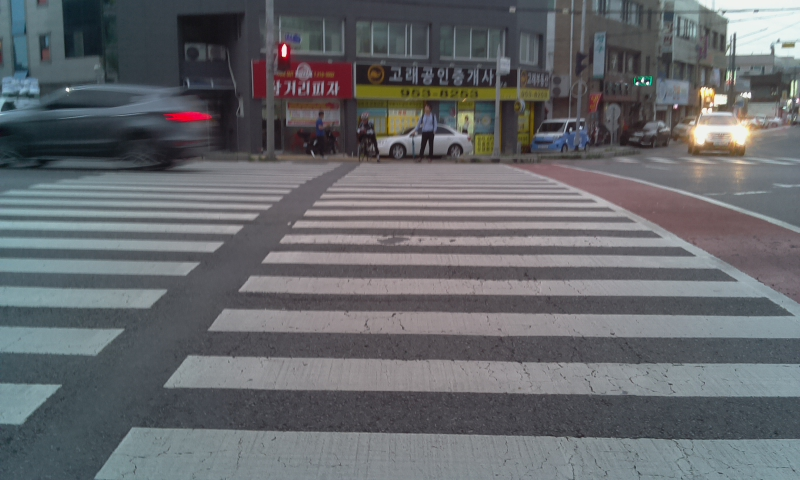
#> input picture ipynb/test/0.jpg, 800 x 480 px, given in place of the camera
$ jupyter execute crosswalk.ipynb   (older library calls are emulated)
#> lines starting #> are read from the running program, lines starting #| are printed output that depends on the picture; after the words box and inside, x2 and y2 are one past the last pixel; in counts of white or black regions, pixels touching at a corner belong together
[cell 1]
import numpy as np
import cv2
from sklearn import linear_model, datasets
# import matplotlib.pyplot as plt
# import matplotlib.image as mpimg


#get a line from a point and unit vectors
def lineCalc(vx, vy, x0, y0):
    '''scale = 10
    x1 = x0+scale*vx
    y1 = y0+scale*vy
    m = (y1-y0)/(x1-x0)
    b = y1-m*x1 '''

    m = vy / vx
    b = y0 - m * x0

    return m,b

#vanishing point - cramer's rule
def lineIntersect(m1,b1, m2,b2) :
    #a1*x+b1*y=c1
    #a2*x+b2*y=c2
    #convert to cramer's system
    a_1 = -m1
    b_1 = 1
    c_1 = b1


    a_2 = -m2
    b_2 = 1
    c_2 = b2


    d = a_1*b_2 - a_2*b_1 #determinant
    dx = c_1*b_2 - c_2*b_1
    dy = a_1*c_2 - a_2*c_1


    intersectionX = dx/d
    intersectionY = dy/d
    return intersectionX,intersectionY

#select Rifgt or Left
def selectLR(bxLeft, byLeft, bxRight, byRight):

    #bxLeft, byLeft select
    avg_xL = np.sum(bxLeft) / np.array(bxLeft).size
    avg_xR = np.sum(bxRight) / np.array(bxRight).size
    bxLeft_L = []
    bxLeft_R = []
    bxRight_L = []
    bxRight_R = []


    byLL = []
    byLR = []

    byRL = []
    byRR = []

    # bxLeft 중 왼쪽 횡단보도와 오른쪽 횡단보도 분리
    for x in bxLeft:
        index = bxLeft.index(x)
        if x <= avg_xL:
            bxLeft_L.append(x)
            byLL.append(byLeft[index])
        else:
            bxLeft_R.append(x)
            byLR.append(byLeft[index])


    for y in byLL :
        index = byRight.index(y)
        bxRight_L.append(bxRight[index])
        byRL.append(y)

    for y in byLR :
        index = byRight.index(y)
        bxRight_R.append(bxRight[index])
        byRR.append(y)

    #둘 중 더 많이 잡힌 부분을 선택
    state = ''
    if np.array(bxLeft_L).size <= np.array(bxLeft_R).size :
        state = 'R'
    else:
        state = 'L'


    if state == 'R' :
        n_bxLeft = bxLeft_R
        n_byLeft = byLR
        n_bxRight = bxRight_R
        n_byRight = byRR
    elif state == 'L' :
        n_bxLeft = bxLeft_L
        n_byLeft = byLL
        n_bxRight = bxRight_L
        n_byRight = byRL

    n_bxbyLeftArray = []
    n_bxbyRightArray = []
    index = np.array(n_bxLeft).size
    for i in range(index):
        n_bxbyLeftArray.append([n_bxLeft[i], n_byLeft[i]])

    index = np.array(n_bxRight).size
    for i in range(index):
        n_bxbyRightArray.append([n_bxRight[i], n_byRight[i]])


    return n_bxLeft, n_byLeft, n_bxRight, n_byRight, n_bxbyLeftArray, n_bxbyRightArray


#process a frame
def process(erode):
    try:
        #initialize some variables
        W = 800
        H = 480


        radius = 150 #px
        thresh = 170
        bw_width = 100


        bxLeft = []
        byLeft = []
        bxbyLeftArray = []
        bxbyRightArray = []
        bxRight = []
        byRight = []
        boundedLeft = []
        boundedRight = []


        #프레임에서 흰색 부분만 검출해냄 (170,170,170) ~ (255, 255, 255)
        #2. erode the frame


        # contour는 추출해낸 각 흰색 덩어리
        #3. find contours and  draw the green lines on the white strips
        _ , contours,hierarchy = cv2.findContours(erode,cv2.RETR_TREE,cv2.CHAIN_APPROX_NONE )
        for i in contours:
            bx,by,bw,bh = cv2.boundingRect(i) #직사각형 모양으로 contour의 정보를 추출해낸다. bx, by 는 시작점, bw, bh는 각각 가로, 세로의 길이

            if (bw > bw_width):

                cv2.line(erode,(bx,by),(bx+bw,by),(0,255,0),10) # draw the a contour line    #횡단보도의 녹색 선
                bxRight.append(bx+bw) #right line     #녹색 선의 오른쪽 끝점 x좌표
                byRight.append(by) #right line        #녹색 선의 오른쪽 끝점 y좌표
                bxLeft.append(bx) #left line          #녹색 선의 왼쪽 끝점 x좌표
                byLeft.append(by) #left line          #녹색 선의 왼쪽 끝점 y좌표


        bxLeft, byLeft, bxRight, byRight, bxbyLeftArray, bxbyRightArray = selectLR(bxLeft, byLeft, bxRight, byRight)


        #calculate median average for each line
        #medianR = np.median(bxbyRightArray, axis=0) #y축 따라서 중점을 구함
        #medianL = np.median(bxbyLeftArray, axis=0)

        bxbyLeftArray = np.asarray(bxbyLeftArray)
        bxbyRightArray = np.asarray(bxbyRightArray)


        #4. are the points bounded within the median circle?
        for i in bxbyLeftArray:
            #if (((medianL[0] - i[0])**2 + (medianL[1] - i[1])**2) < radius**2) == True: #각 왼쪽점 ~ 왼쪽 중점의 거리가 250 픽셀 이내인가?
            boundedLeft.append(i)


        boundedLeft = np.asarray(boundedLeft)
        #print(num_of_contours)

        for i in bxbyRightArray:
            #if (((medianR[0] - i[0])**2 + (medianR[1] - i[1])**2) < radius**2) == True:
            boundedRight.append(i)

        boundedRight = np.asarray(boundedRight)


        #5. RANSAC Algorithm   # RANdom SAmple Consensus   # http://darkpgmr.tistory.com/61 참고

        #select the points enclosed within the circle (from the last part)
        bxLeft = np.asarray(boundedLeft[:,0])
        byLeft = np.asarray(boundedLeft[:,1])
        bxRight = np.asarray(boundedRight[:,0])
        byRight = np.asarray(boundedRight[:,1])


        #transpose x of the right and the left line
        bxLeftT = np.array([bxLeft]).transpose()
        bxRightT = np.array([bxRight]).transpose()


        #run ransac for LEFT
        model_ransac = linear_model.RANSACRegressor(linear_model.LinearRegression())
        ransacX = model_ransac.fit(bxLeftT, byLeft)
        inlier_maskL = model_ransac.inlier_mask_ #right mask


        #run ransac for RIGHT
        ransacY = model_ransac.fit(bxRightT, byRight)
        inlier_maskR = model_ransac.inlier_mask_ #left mask


        #6. Calcuate the intersection point of the bounding lines
        #unit vector + a point on each line
        vx, vy, x0, y0 = cv2.fitLine(boundedLeft[inlier_maskL],cv2.DIST_L2,0,0.01,0.01)
        vx_R, vy_R, x0_R, y0_R = cv2.fitLine(boundedRight[inlier_maskR],cv2.DIST_L2,0,0.01,0.01)


        #get m*x+b
        m_L,b_L=lineCalc(vx, vy, x0, y0)
        m_R,b_R=lineCalc(vx_R, vy_R, x0_R, y0_R)


        #calculate intersention
        intersectionX,intersectionY = lineIntersect(m_R,b_R,m_L,b_L)

        #8. calculating the direction vector
        POVx = W/2 #camera POV - center of the screen
        POVy = H/2 # camera POV - center of the screen


        Dx = -int(intersectionX-POVx) #regular x,y axis coordinates
        Dy = -int(intersectionY-POVy) #regular x,y axis coordinates


        return Dx,Dy


    except :
        return None, None

def decide_SRL(erode) :
    max_arr = []

    H, W = erode.shape

    for i in range(12) :
        M = cv2.getRotationMatrix2D((W/2, H/2),- 30 + i * 5 * 2, 1)
        dst = cv2.warpAffine(erode, M,(W, H))
        #hist_x = [np.sum(dst[i][:]) for i in range(H)]
        hist_x = np.sum(dst, axis = 1)
        max_value = np.max(hist_x)

        index_ = np.where(hist_x == max_value)[0]
        index = index_[0]
        startC = dst[index][0]

        count = 0
        for n in range(W):
            if startC != dst[index][n] and startC < 100:
                count += 1
                startC = 255
            elif startC != dst[index][n] and startC > 100:
                count += 1
                startC = 0

        if count < 10 :
            max_arr.append([max_value, i])

    if len(max_arr) == 0 :
        return None


    else :
        m = np.max(max_arr)
        for i in range(len(max_arr)):
            if m == max_arr[i][0]:
                angle = - 30 + max_arr[i][1] * 5
                pass

        state = 'S'
        if angle <= -10:
            state = 'L'
        elif angle >= 10:
            state = 'R'
        else :
            state = 'S'

        return state

def detector(img_arr):
    try :
        H, W, _ = img_arr[0].shape

        DxAve = 0
        DyAve = 0
        Dxold = 0
        Dyold = 0
        Dx = []
        Dy = []
        end = False
        state = 'S'
        count = 0
        lower = np.array([130,130,130])
        upper = np.array([255,255,255])
        end_arr = []
        for n in range(len(img_arr)) :

            mask = cv2.inRange(img_arr[n],lower,upper)

            erodeSize = int(H / 30)
            erodeStructure = cv2.getStructuringElement(cv2.MORPH_RECT, (erodeSize,1))
            erode = cv2.erode(mask, erodeStructure, (-1, -1))

            #plt.imshow(erode)
            #plt.show()

            dx, dy = process(erode)

            if dx == None :
                continue

            Dx.append(dx)
            Dy.append(dy)
            DxAve = sum(Dx)/len(Dx)
            DyAve = sum(Dy)/len(Dy)

            if (DyAve > 30) and (abs(DxAve) < 300):
                count += 1


        if count != 0 :
            end = True


        state = decide_SRL(erode)
        return (end, state)
    except :
        return (None, None)

[cell 2]
cam = cv2.VideoCapture(0)

[cell 3]
from time import sleep

[cell 4]
while True:
    imgarr = []
    for n in range(3):
        ret, frame = cam.read()
        imgarr.append(frame)
        sleep(1)
#> this loop made 3 passes
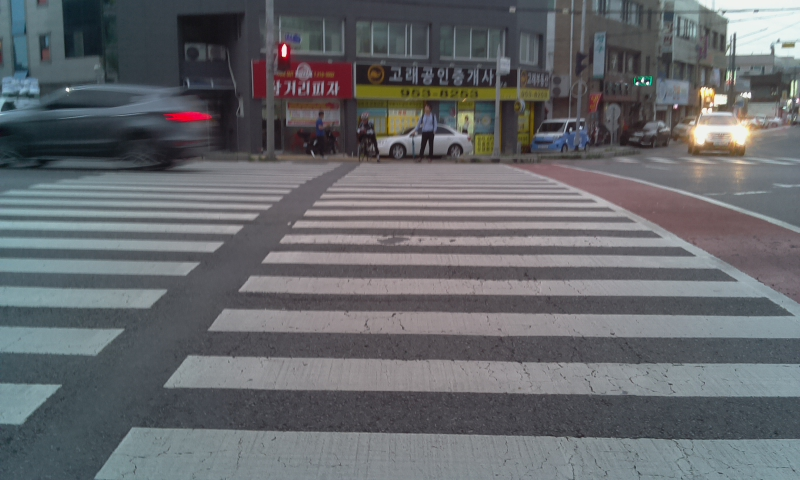
#> input picture ipynb/test/0.jpg, 800 x 480 px, given in place of the camera
#> after the loop, imgarr = 3 items

    print(detector(imgarr))
#> the loop in detector, `for n in range(len(img_arr)) : ` made 3 passes
#> pass 1, in detector, `mask = cv2.inRange(img_arr[n],lower,upper)`:
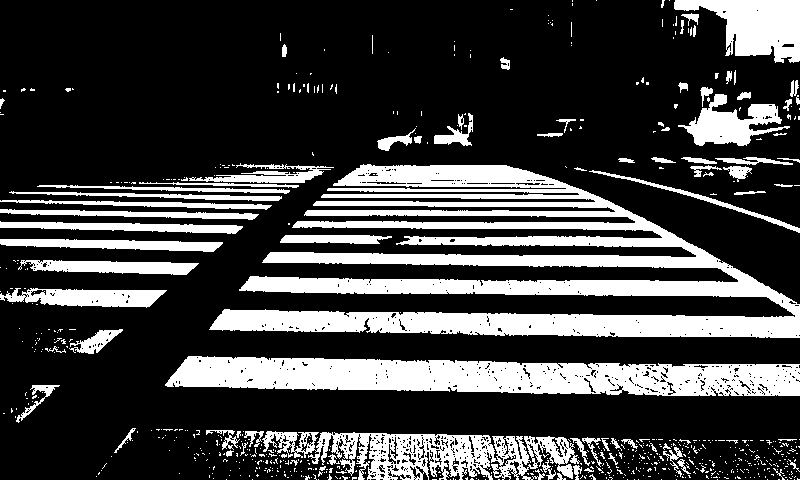
#> mask: shape (480, 800); 25.2% white; 695 white regions (615 under 20 px), largest, box (x1, y1, x2, y2) and area: (209, 164, 800, 338) 40512, (165, 356, 800, 396) 18311, (262, 431, 580, 480) 7927
#> pass 1, in detector, `erode = cv2.erode(mask, erodeStructure, (-1, -1))`:
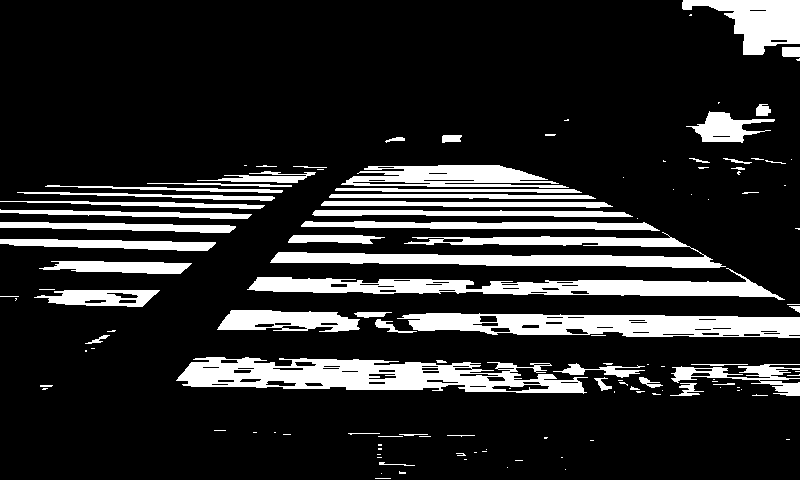
#> erode: shape (480, 800); 16.2% white; 125 white regions (70 under 20 px), largest, box (x1, y1, x2, y2) and area: (176, 357, 588, 394) 8757, (397, 313, 800, 338) 7018, (270, 232, 726, 268) 6662
#> after the loop in detector, `for n in range(len(img_arr)) :`:
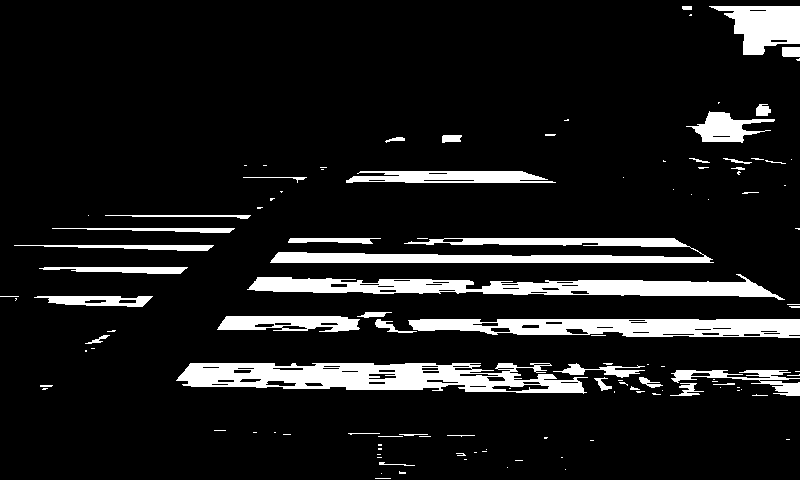
#> erode: shape (480, 800); 10.7% white; 118 white regions (75 under 20 px), largest, box (x1, y1, x2, y2) and area: (176, 363, 588, 394) 8103, (247, 274, 785, 300) 6624, (408, 319, 800, 338) 5530
#> after the loop in detector, `for n in range(len(img_arr)) :`: Dx = [-20, -20, -20]; Dy = [158, 158, 158]; count = 3
#> the loop in decide_SRL, `for i in range(12) :` made 12 passes
#> (max_value, index_, index) on passes 1 to 8: (40810, [306], 306), (48838, [301], 301), (64833, [355], 355), (134385, [321], 321), (64495, [269], 269), (40349, [323], 323), (36431, [176], 176), (31033, [110], 110)
#> pass 1, in decide_SRL, `dst = cv2.warpAffine(erode, M,(W, H))`:
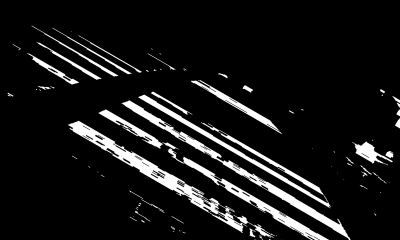
#> dst: shape (480, 800) (shown at 1/2 size); min 0, max 255, mean 23.5
#> pass 2, in decide_SRL, `dst = cv2.warpAffine(erode, M,(W, H))`:
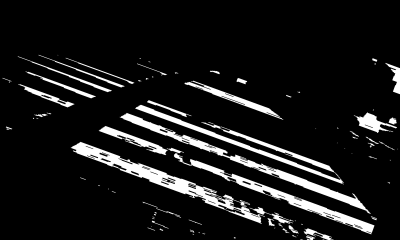
#> dst: shape (480, 800) (shown at 1/2 size); min 0, max 255, mean 25
#> pass 3, in decide_SRL, `dst = cv2.warpAffine(erode, M,(W, H))`:
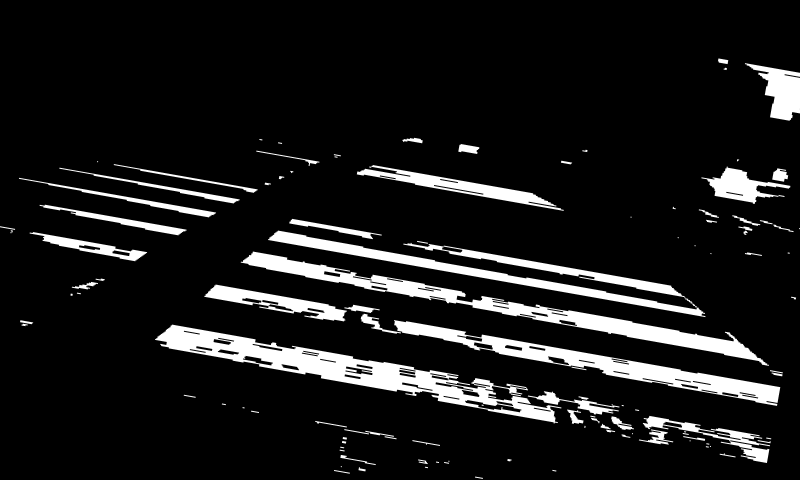
#> dst: shape (480, 800); min 0, max 255, mean 26.2
#> after the loop in decide_SRL, `for i in range(12) :`: max_arr = [[134385, 3]]
#> in decide_SRL, `m = np.max(max_arr)`: m = 134385
#> the loop in decide_SRL, `for i in range(len(max_arr)):` made 1 pass
#> angle on pass 1: -15
#> in detector, `state = decide_SRL(erode)`: state = 'L'
#| (True, 'L')

$ run again, on ipynb/test/1.jpg
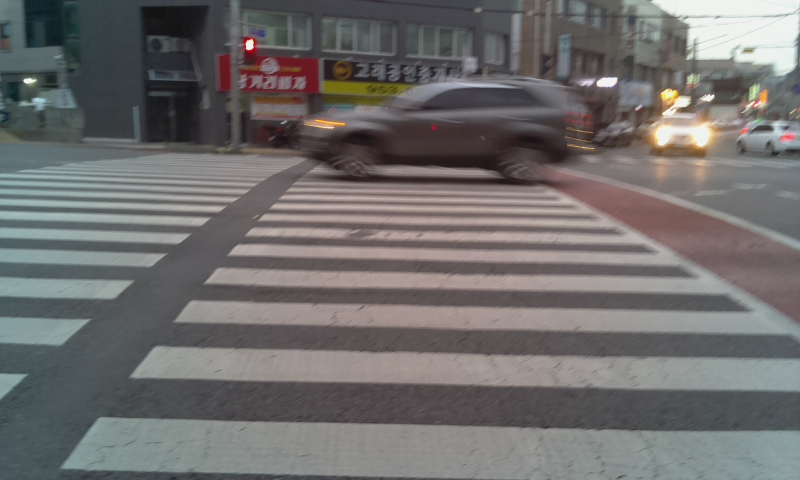
#> input picture ipynb/test/1.jpg, 800 x 480 px, given in place of the camera
#> the loop `for n in range(3):` made 3 passes
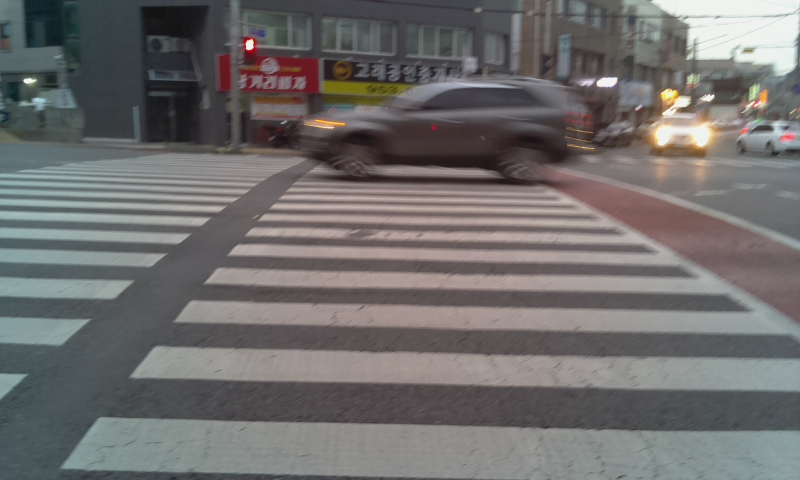
#> input picture ipynb/test/1.jpg, 800 x 480 px, given in place of the camera
#> after the loop `for n in range(3):`: imgarr = 3 items
#> the loop in detector, `for n in range(len(img_arr)) : ` made 3 passes
#> (vx in process, vy in process, x0 in process, y0 in process, vx_R in process, vy_R in process, y0_R in process) on passes 1 to 3: ([1], [0], [0], [279], [0.995], [0.102], [286.7]), ([0.896], [0.445], [15.44], [286.7], [0.979], [0.203], [294.6]), ([0.896], [0.445], [15.44], [286.7], [0.979], [0.203], [294.6])
#> pass 1, in detector, `mask = cv2.inRange(img_arr[n],lower,upper)`:
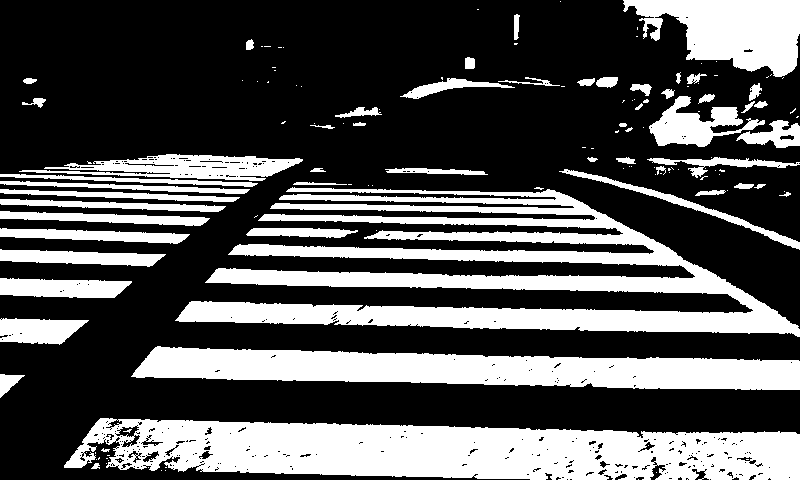
#> mask: shape (480, 800); 32.8% white; 140 white regions (85 under 20 px), largest, box (x1, y1, x2, y2) and area: (175, 187, 800, 337) 35720, (64, 418, 800, 480) 33048, (131, 346, 800, 390) 19507
#> after the loop in detector, `for n in range(len(img_arr)) :`: Dx = [274, 489, 489]; Dy = [-39, 5, 5]; count = 0
#> the loop in decide_SRL, `for i in range(12) :` made 12 passes
#> (max_value, index_, index) on passes 1 to 8: (66384, [352], 352), (75009, [378], 378), (94731, [425], 425), (172890, [375], 375), (83375, [395], 395), (72447, [354], 354), (60170, [356], 356), (50193, [363], 363)
#> pass 3, in decide_SRL, `dst = cv2.warpAffine(erode, M,(W, H))`:
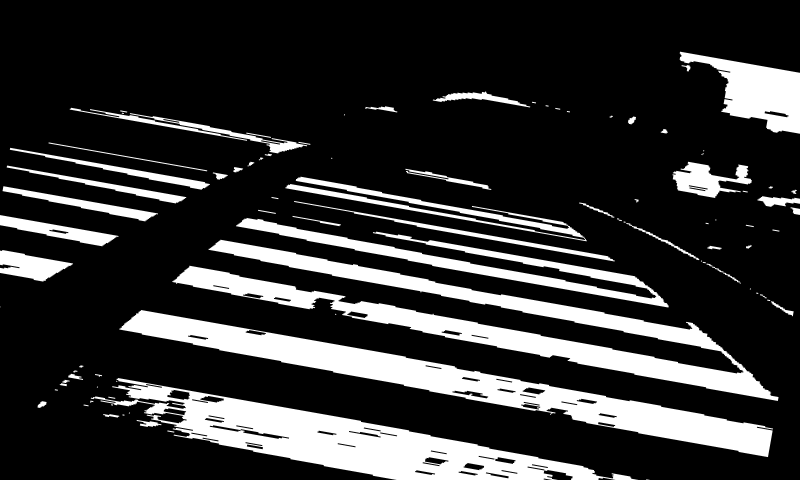
#> dst: shape (480, 800); min 0, max 255, mean 50.8
#> after the loop in decide_SRL, `for i in range(12) :`: max_arr = [[172890, 3]]
#> in decide_SRL, `m = np.max(max_arr)`: m = 172890
#> the loop in decide_SRL, `for i in range(len(max_arr)):` made 1 pass
#> angle on pass 1: -15
#> in detector, `state = decide_SRL(erode)`: state = 'L'
#| (False, 'L')
